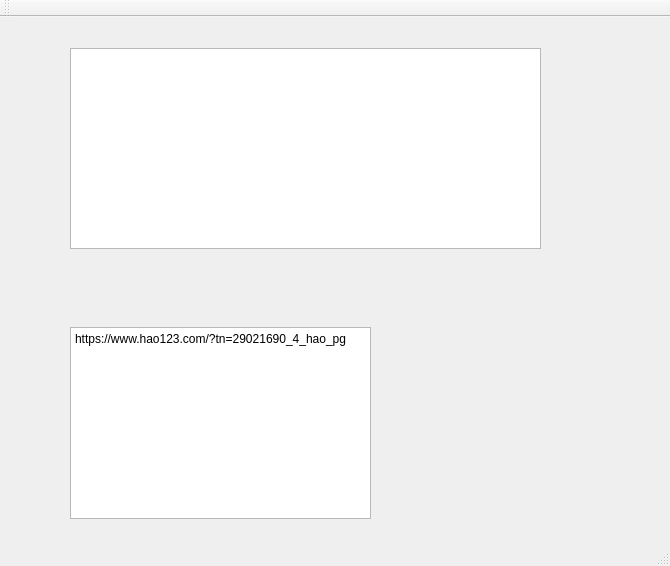
<?xml version="1.0" encoding="UTF-8"?>
<ui version="4.0">
 <class>MainWindow</class>
 <widget class="QMainWindow" name="MainWindow">
  <property name="geometry">
   <rect>
    <x>0</x>
    <y>0</y>
    <width>670</width>
    <height>566</height>
   </rect>
  </property>
  <property name="windowTitle">
   <string>MainWindow</string>
  </property>
  <widget class="QWidget" name="centralWidget">
   <widget class="QTextBrowser" name="textBrowser">
    <property name="geometry">
     <rect>
      <x>70</x>
      <y>310</y>
      <width>301</width>
      <height>192</height>
     </rect>
    </property>
    <property name="html">
     <string>&lt;!DOCTYPE HTML PUBLIC &quot;-//W3C//DTD HTML 4.0//EN&quot; &quot;http://www.w3.org/TR/REC-html40/strict.dtd&quot;&gt;
&lt;html&gt;&lt;head&gt;&lt;meta name=&quot;qrichtext&quot; content=&quot;1&quot; /&gt;&lt;style type=&quot;text/css&quot;&gt;
p, li { white-space: pre-wrap; }
&lt;/style&gt;&lt;/head&gt;&lt;body style=&quot; font-family:'SimSun'; font-size:9pt; font-weight:400; font-style:normal;&quot;&gt;
&lt;p style=&quot; margin-top:0px; margin-bottom:0px; margin-left:0px; margin-right:0px; -qt-block-indent:0; text-indent:0px;&quot;&gt;https://www.hao123.com/?tn=29021690_4_hao_pg&lt;/p&gt;&lt;/body&gt;&lt;/html&gt;</string>
    </property>
   </widget>
   <widget class="QTableView" name="tableView">
    <property name="geometry">
     <rect>
      <x>70</x>
      <y>31</y>
      <width>471</width>
      <height>201</height>
     </rect>
    </property>
   </widget>
  </widget>
  <widget class="QMenuBar" name="menuBar">
   <property name="geometry">
    <rect>
     <x>0</x>
     <y>0</y>
     <width>670</width>
     <height>23</height>
    </rect>
   </property>
  </widget>
  <widget class="QToolBar" name="mainToolBar">
   <attribute name="toolBarArea">
    <enum>TopToolBarArea</enum>
   </attribute>
   <attribute name="toolBarBreak">
    <bool>false</bool>
   </attribute>
  </widget>
  <widget class="QStatusBar" name="statusBar"/>
 </widget>
 <layoutdefault spacing="6" margin="11"/>
 <resources/>
 <connections/>
</ui>
